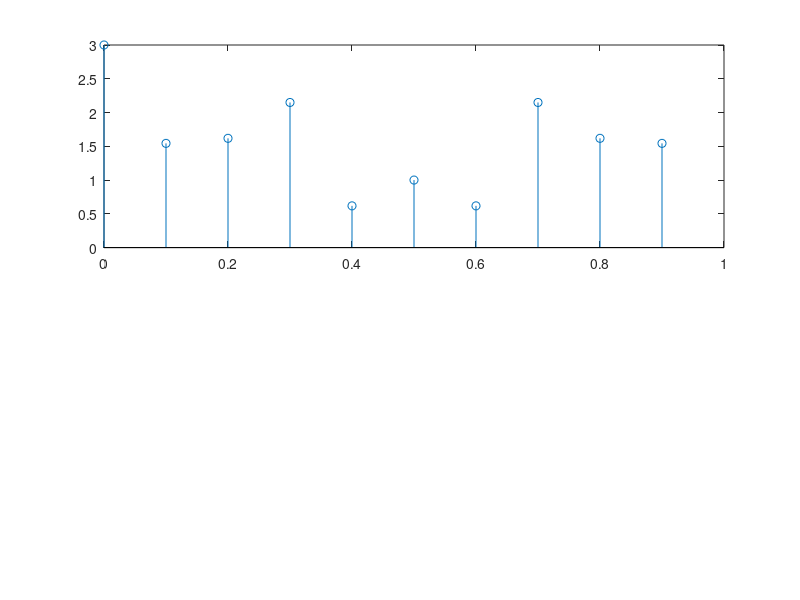

This chart was generated by the following MATLAB code:
clear all
close all
clc

x = [1,1,0,0,1];
N = 10;
L = length(x);
x = [x zeros(1,N-L)];
n = length(x);
n = 0:N-1;
k = 0:N-1;
Wn = exp(-j*2*pi/N);
WN = Wn.^(n'*k);
X= WN*x';
subplot(2,1,1);
stem(k/N,abs(X))